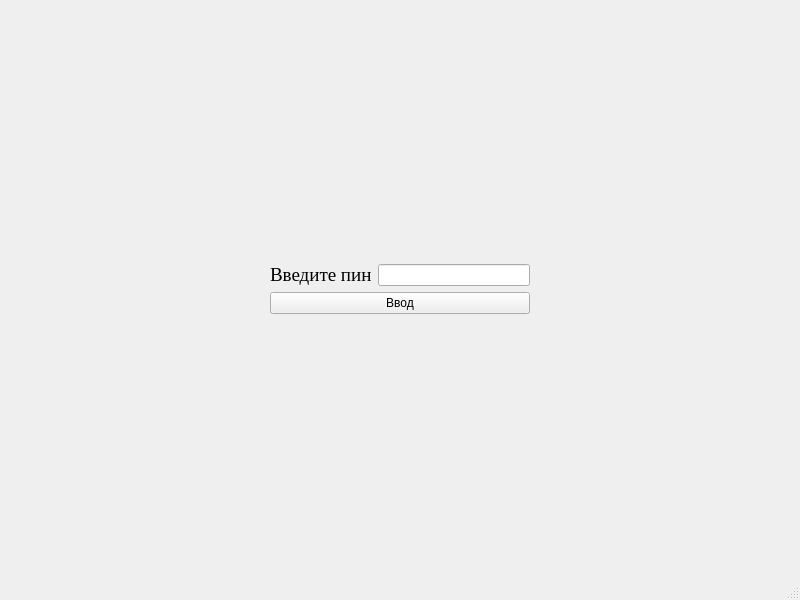
<?xml version="1.0" encoding="UTF-8"?>
<ui version="4.0">
 <class>MainWindow</class>
 <widget class="QMainWindow" name="MainWindow">
  <property name="geometry">
   <rect>
    <x>0</x>
    <y>0</y>
    <width>800</width>
    <height>600</height>
   </rect>
  </property>
  <property name="windowTitle">
   <string>MainWindow</string>
  </property>
  <widget class="QWidget" name="centralwidget">
   <layout class="QHBoxLayout" name="horizontalLayout_2">
    <item>
     <spacer name="horizontalSpacer">
      <property name="orientation">
       <enum>Qt::Horizontal</enum>
      </property>
      <property name="sizeHint" stdset="0">
       <size>
        <width>40</width>
        <height>20</height>
       </size>
      </property>
     </spacer>
    </item>
    <item>
     <layout class="QVBoxLayout" name="verticalLayout">
      <item>
       <spacer name="verticalSpacer_2">
        <property name="orientation">
         <enum>Qt::Vertical</enum>
        </property>
        <property name="sizeHint" stdset="0">
         <size>
          <width>20</width>
          <height>40</height>
         </size>
        </property>
       </spacer>
      </item>
      <item>
       <layout class="QHBoxLayout" name="horizontalLayout">
        <item>
         <widget class="QLabel" name="label">
          <property name="font">
           <font>
            <family>Times New Roman</family>
            <pointsize>14</pointsize>
           </font>
          </property>
          <property name="text">
           <string>Введите пин</string>
          </property>
         </widget>
        </item>
        <item>
         <widget class="QLineEdit" name="pin">
          <property name="echoMode">
           <enum>QLineEdit::Password</enum>
          </property>
         </widget>
        </item>
       </layout>
      </item>
      <item>
       <widget class="QPushButton" name="pushButton">
        <property name="text">
         <string>Ввод</string>
        </property>
       </widget>
      </item>
      <item>
       <spacer name="verticalSpacer">
        <property name="orientation">
         <enum>Qt::Vertical</enum>
        </property>
        <property name="sizeHint" stdset="0">
         <size>
          <width>20</width>
          <height>40</height>
         </size>
        </property>
       </spacer>
      </item>
     </layout>
    </item>
    <item>
     <spacer name="horizontalSpacer_2">
      <property name="orientation">
       <enum>Qt::Horizontal</enum>
      </property>
      <property name="sizeHint" stdset="0">
       <size>
        <width>40</width>
        <height>20</height>
       </size>
      </property>
     </spacer>
    </item>
   </layout>
  </widget>
  <widget class="QMenuBar" name="menubar">
   <property name="geometry">
    <rect>
     <x>0</x>
     <y>0</y>
     <width>800</width>
     <height>26</height>
    </rect>
   </property>
  </widget>
  <widget class="QStatusBar" name="statusbar"/>
 </widget>
 <resources/>
 <connections/>
</ui>
